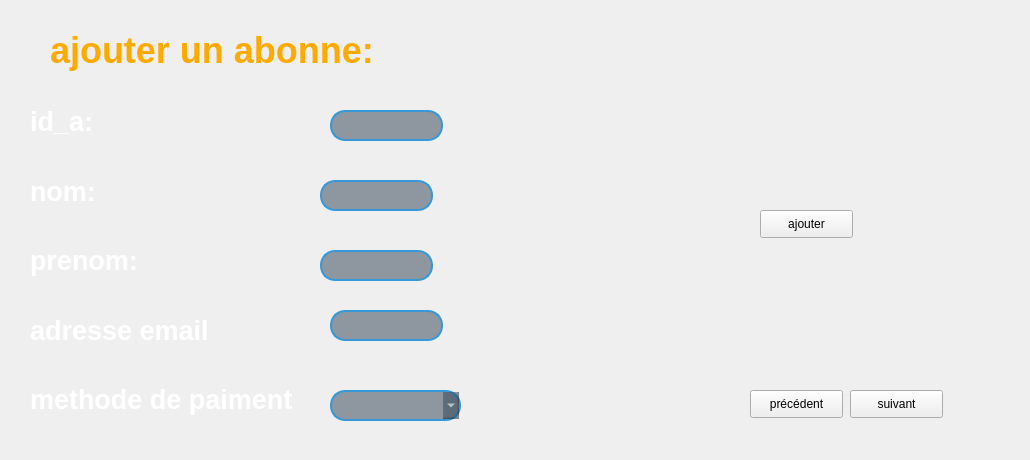
    <widget class="QWidget" name="pageAjouter">
     <widget class="QLabel" name="label_2">
      <property name="geometry">
       <rect>
        <x>10</x>
        <y>-10</y>
        <width>1011</width>
        <height>451</height>
       </rect>
      </property>
      <property name="text">
       <string/>
      </property>
      <property name="pixmap">
       <pixmap>images/backg.jpg.jpg</pixmap>
      </property>
     </widget>
     <widget class="QLabel" name="label_6">
      <property name="geometry">
       <rect>
        <x>50</x>
        <y>30</y>
        <width>331</width>
        <height>41</height>
       </rect>
      </property>
      <property name="styleSheet">
       <string notr="true">font-size: 27pt;
color: rgb(255, 170, 0);
font-weight: bold;
font-family: &quot;MS Serif&quot;;
</string>
      </property>
      <property name="text">
       <string>ajouter un abonne:</string>
      </property>
     </widget>
     <widget class="QWidget" name="verticalLayoutWidget">
      <property name="geometry">
       <rect>
        <x>30</x>
        <y>90</y>
        <width>278</width>
        <height>341</height>
       </rect>
      </property>
      <layout class="QVBoxLayout" name="verticalLayout">
       <item>
        <widget class="QLabel" name="id_a">
         <property name="styleSheet">
          <string notr="true">font-size: 20pt;
color: rgb(255, 255, 255);
font-weight: bold;
font-family: &quot;MS Serif&quot;;
</string>
         </property>
         <property name="text">
          <string>id_a:</string>
         </property>
        </widget>
       </item>
       <item>
        <widget class="QLabel" name="nom">
         <property name="styleSheet">
          <string notr="true">font-size: 20pt;
color: rgb(255, 255, 255);
font-weight: bold;
font-family: &quot;MS Serif&quot;;
</string>
         </property>
         <property name="text">
          <string>nom:</string>
         </property>
        </widget>
       </item>
       <item>
        <widget class="QLabel" name="prenom">
         <property name="styleSheet">
          <string notr="true">font-size: 20pt;
color: rgb(255, 255, 255);
font-weight: bold;
font-family: &quot;MS Serif&quot;;
</string>
         </property>
         <property name="text">
          <string>prenom:</string>
         </property>
        </widget>
       </item>
       <item>
        <widget class="QLabel" name="label_9">
         <property name="styleSheet">
          <string notr="true">font-size: 20pt;
color: rgb(255, 255, 255);
font-weight: bold;
font-family: &quot;MS Serif&quot;;
</string>
         </property>
         <property name="text">
          <string>adresse email</string>
         </property>
        </widget>
       </item>
       <item>
        <widget class="QLabel" name="paiment">
         <property name="styleSheet">
          <string notr="true">font-size: 20pt;
color: rgb(255, 255, 255);
font-weight: bold;
font-family: &quot;MS Serif&quot;;
</string>
         </property>
         <property name="text">
          <string>methode de paiment</string>
         </property>
        </widget>
       </item>
      </layout>
     </widget>
     <widget class="QLineEdit" name="lineEdit_id">
      <property name="geometry">
       <rect>
        <x>330</x>
        <y>110</y>
        <width>113</width>
        <height>31</height>
       </rect>
      </property>
      <property name="styleSheet">
       <string notr="true">QLineEdit {
    border: 2px solid #3498db; /* Bordure bleue */
    border-radius: 15px; /* Coins arrondis plus prononcés */
    padding: 5px 15px; /* Espacement interne */
    background-color: rgba(44, 62, 80, 0.5); /* Fond bleu foncé avec plus de transparence */
    selection-background-color: #2980b9; /* Couleur de fond de la sélection */
    color: #ecf0f1; /* Couleur du texte */
}

QLineEdit:focus {
    border: 2px solid #2980b9; /* Bordure bleue plus foncée pendant le focus */
    color: #ecf0f1; /* Couleur du texte pendant le focus */
    outline: none; /* Supprimer l'effet de soulignement bleu sur le focus */
    box-shadow: 0 0 10px rgba(41, 128, 185, 0.7); /* Légère ombre lorsqu'en focus */
}

QLineEdit::hover {
    background-color: rgba(52, 73, 94, 0.7); /* Fond bleu foncé plus clair avec plus de transparence lorsqu'il est survolé */
}

QLineEdit::disabled {
    color: #bdc3c7; /* Couleur du texte lorsque désactivé */
    background-color: rgba(52, 73, 94, 0.4); /* Fond bleu foncé avec plus de transparence lorsqu'il est désactivé */
    border: 2px solid #566573; /* Bordure gris foncé lorsqu'il est désactivé */
}

QLineEdit::placeholder {
    color: #bdc3c7; /* Couleur du texte de l'espace réservé */
}
</string>
      </property>
     </widget>
     <widget class="QLineEdit" name="lineEdit_nom">
      <property name="geometry">
       <rect>
        <x>320</x>
        <y>180</y>
        <width>113</width>
        <height>31</height>
       </rect>
      </property>
      <property name="styleSheet">
       <string notr="true">QLineEdit {
    border: 2px solid #3498db; /* Bordure bleue */
    border-radius: 15px; /* Coins arrondis plus prononcés */
    padding: 5px 15px; /* Espacement interne */
    background-color: rgba(44, 62, 80, 0.5); /* Fond bleu foncé avec plus de transparence */
    selection-background-color: #2980b9; /* Couleur de fond de la sélection */
    color: #ecf0f1; /* Couleur du texte */
}

QLineEdit:focus {
    border: 2px solid #2980b9; /* Bordure bleue plus foncée pendant le focus */
    color: #ecf0f1; /* Couleur du texte pendant le focus */
    outline: none; /* Supprimer l'effet de soulignement bleu sur le focus */
    box-shadow: 0 0 10px rgba(41, 128, 185, 0.7); /* Légère ombre lorsqu'en focus */
}

QLineEdit::hover {
    background-color: rgba(52, 73, 94, 0.7); /* Fond bleu foncé plus clair avec plus de transparence lorsqu'il est survolé */
}

QLineEdit::disabled {
    color: #bdc3c7; /* Couleur du texte lorsque désactivé */
    background-color: rgba(52, 73, 94, 0.4); /* Fond bleu foncé avec plus de transparence lorsqu'il est désactivé */
    border: 2px solid #566573; /* Bordure gris foncé lorsqu'il est désactivé */
}

QLineEdit::placeholder {
    color: #bdc3c7; /* Couleur du texte de l'espace réservé */
}
</string>
      </property>
     </widget>
     <widget class="QLineEdit" name="lineEdit_prenom">
      <property name="geometry">
       <rect>
        <x>320</x>
        <y>250</y>
        <width>113</width>
        <height>31</height>
       </rect>
      </property>
      <property name="styleSheet">
       <string notr="true">QLineEdit {
    border: 2px solid #3498db; /* Bordure bleue */
    border-radius: 15px; /* Coins arrondis plus prononcés */
    padding: 5px 15px; /* Espacement interne */
    background-color: rgba(44, 62, 80, 0.5); /* Fond bleu foncé avec plus de transparence */
    selection-background-color: #2980b9; /* Couleur de fond de la sélection */
    color: #ecf0f1; /* Couleur du texte */
}

QLineEdit:focus {
    border: 2px solid #2980b9; /* Bordure bleue plus foncée pendant le focus */
    color: #ecf0f1; /* Couleur du texte pendant le focus */
    outline: none; /* Supprimer l'effet de soulignement bleu sur le focus */
    box-shadow: 0 0 10px rgba(41, 128, 185, 0.7); /* Légère ombre lorsqu'en focus */
}

QLineEdit::hover {
    background-color: rgba(52, 73, 94, 0.7); /* Fond bleu foncé plus clair avec plus de transparence lorsqu'il est survolé */
}

QLineEdit::disabled {
    color: #bdc3c7; /* Couleur du texte lorsque désactivé */
    background-color: rgba(52, 73, 94, 0.4); /* Fond bleu foncé avec plus de transparence lorsqu'il est désactivé */
    border: 2px solid #566573; /* Bordure gris foncé lorsqu'il est désactivé */
}

QLineEdit::placeholder {
    color: #bdc3c7; /* Couleur du texte de l'espace réservé */
}
</string>
      </property>
     </widget>
     <widget class="QLineEdit" name="lineEdit_email">
      <property name="geometry">
       <rect>
        <x>330</x>
        <y>310</y>
        <width>113</width>
        <height>31</height>
       </rect>
      </property>
      <property name="styleSheet">
       <string notr="true">QLineEdit {
    border: 2px solid #3498db; /* Bordure bleue */
    border-radius: 15px; /* Coins arrondis plus prononcés */
    padding: 5px 15px; /* Espacement interne */
    background-color: rgba(44, 62, 80, 0.5); /* Fond bleu foncé avec plus de transparence */
    selection-background-color: #2980b9; /* Couleur de fond de la sélection */
    color: #ecf0f1; /* Couleur du texte */
}

QLineEdit:focus {
    border: 2px solid #2980b9; /* Bordure bleue plus foncée pendant le focus */
    color: #ecf0f1; /* Couleur du texte pendant le focus */
    outline: none; /* Supprimer l'effet de soulignement bleu sur le focus */
    box-shadow: 0 0 10px rgba(41, 128, 185, 0.7); /* Légère ombre lorsqu'en focus */
}

QLineEdit::hover {
    background-color: rgba(52, 73, 94, 0.7); /* Fond bleu foncé plus clair avec plus de transparence lorsqu'il est survolé */
}

QLineEdit::disabled {
    color: #bdc3c7; /* Couleur du texte lorsque désactivé */
    background-color: rgba(52, 73, 94, 0.4); /* Fond bleu foncé avec plus de transparence lorsqu'il est désactivé */
    border: 2px solid #566573; /* Bordure gris foncé lorsqu'il est désactivé */
}

QLineEdit::placeholder {
    color: #bdc3c7; /* Couleur du texte de l'espace réservé */
}
</string>
      </property>
     </widget>
     <widget class="QPushButton" name="precedentButton">
      <property name="geometry">
       <rect>
        <x>750</x>
        <y>390</y>
        <width>93</width>
        <height>28</height>
       </rect>
      </property>
      <property name="text">
       <string>précédent</string>
      </property>
     </widget>
     <widget class="QPushButton" name="suivantButton_2">
      <property name="geometry">
       <rect>
        <x>850</x>
        <y>390</y>
        <width>93</width>
        <height>28</height>
       </rect>
      </property>
      <property name="text">
       <string>suivant</string>
      </property>
     </widget>
     <widget class="QPushButton" name="ajouterButton">
      <property name="geometry">
       <rect>
        <x>760</x>
        <y>210</y>
        <width>93</width>
        <height>28</height>
       </rect>
      </property>
      <property name="text">
       <string>ajouter</string>
      </property>
     </widget>
     <widget class="QComboBox" name="comboBox">
      <property name="geometry">
       <rect>
        <x>330</x>
        <y>390</y>
        <width>131</width>
        <height>31</height>
       </rect>
      </property>
      <property name="styleSheet">
       <string notr="true">QComboBox {
    border: 2px solid #3498db; /* Bordure bleue */
    border-radius: 15px; /* Coins arrondis plus prononcés */
    padding: 5px 15px; /* Espacement interne */
    background-color: rgba(44, 62, 80, 0.5); /* Fond bleu foncé avec plus de transparence */
    selection-background-color: #2980b9; /* Couleur de fond de la sélection */
    color: #ecf0f1; /* Couleur du texte */
}

QComboBox:focus {
    border: 2px solid #2980b9; /* Bordure bleue plus foncée pendant le focus */
    color: #ecf0f1; /* Couleur du texte pendant le focus */
    outline: none; /* Supprimer l'effet de soulignement bleu sur le focus */
    box-shadow: 0 0 10px rgba(41, 128, 185, 0.7); /* Légère ombre lorsqu'en focus */
}

QComboBox::hover {
    background-color: rgba(52, 73, 94, 0.7); /* Fond bleu foncé plus clair avec plus de transparence lorsqu'il est survolé */
}

QComboBox::disabled {
    color: #bdc3c7; /* Couleur du texte lorsque désactivé */
    background-color: rgba(52, 73, 94, 0.4); /* Fond bleu foncé avec plus de transparence lorsqu'il est désactivé */
    border: 2px solid #566573; /* Bordure gris foncé lorsqu'il est désactivé */
}

QComboBox QAbstractItemView {
    background-color: rgba(44, 62, 80, 0.5); /* Fond bleu foncé avec plus de transparence pour la liste déroulante */
    border: 2px solid #3498db; /* Bordure bleue pour la liste déroulante */
    selection-background-color: #2980b9; /* Couleur de fond de la sélection dans la liste déroulante */
    color: #ecf0f1; /* Couleur du texte dans la liste déroulante */
}
</string>
      </property>
     </widget>
    </widget>
